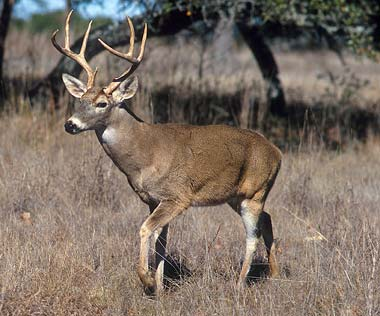
#> input picture DIVP/Images/deer4.jpg, 380 x 316 px, found by its file name
$ python bit_plane_slicing.py
#> lines starting #> are read from the running program, lines starting #| are printed output that depends on the picture; after the words box and inside, x2 and y2 are one past the last pixel; in counts of white or black regions, pixels touching at a corner belong together
import numpy as np
import cv2
# Read the image in greyscale
img = cv2.imread('images/deer4.jpg',0)
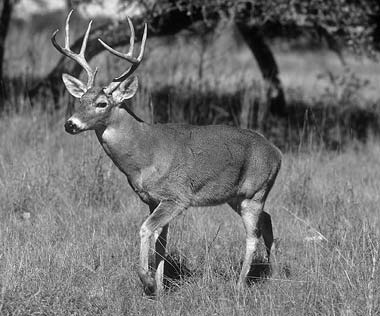
#> img: shape (316, 380); min 0, max 255, mean 113.6

#Iterate over each pixel and change pixel value to binary using np.binary_repr() and store it in a list.
lst = []
for i in range(img.shape[0]):
    for j in range(img.shape[1]):
         lst.append(np.binary_repr(img[i][j] ,width=8)) # width = no. of bits
#> after the loop, lst = 120080 items

# We have a list of strings where each string represents binary pixel value. To extract bit planes we need to iterate over the strings and store the characters corresponding to bit planes into lists.
# Multiply with 2^(n-1) and reshape to reconstruct the bit image.
eight_bit_img = (np.array([int(i[0]) for i in lst],dtype = np.uint8) * 128).reshape(img.shape[0],img.shape[1])
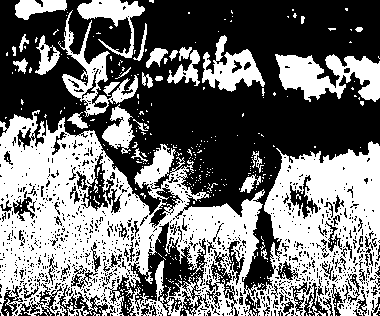
#> eight_bit_img: shape (316, 380); values 0 (black) and 128 (white), 45.4% white; 396 white regions (365 under 20 px), largest, box (x1, y1, x2, y2) and area: (0, 110, 380, 316) 41491, (275, 54, 380, 102) 3011, (58, 10, 138, 117) 1973
seven_bit_img = (np.array([int(i[1]) for i in lst],dtype = np.uint8) * 64).reshape(img.shape[0],img.shape[1])
#> seven_bit_img: shape (316, 380); values 0 (black) and 64 (white), 40.3% white; 1267 white regions (1158 under 20 px), largest, box (x1, y1, x2, y2) and area: (0, 0, 380, 228) 26454, (268, 0, 380, 124) 4498, (108, 215, 210, 316) 2622
six_bit_img = (np.array([int(i[2]) for i in lst],dtype = np.uint8) * 32).reshape(img.shape[0],img.shape[1])
#> six_bit_img: shape (316, 380); values 0 (black) and 32 (white), 45% white; 1164 white regions (1085 under 20 px), largest, box (x1, y1, x2, y2) and area: (0, 0, 380, 316) 45423, (76, 152, 122, 214) 795, (290, 175, 318, 219) 388
five_bit_img = (np.array([int(i[3]) for i in lst],dtype = np.uint8) * 16).reshape(img.shape[0],img.shape[1])
#> five_bit_img: shape (316, 380); values 0 (black) and 16 (white), 48.8% white in thin lines or dots
four_bit_img = (np.array([int(i[4]) for i in lst],dtype = np.uint8) * 8).reshape(img.shape[0],img.shape[1])
#> four_bit_img: shape (316, 380); values 0 (black) and 8 (white), 50.2% white; black in thin lines or dots
three_bit_img = (np.array([int(i[5]) for i in lst],dtype = np.uint8) * 4).reshape(img.shape[0],img.shape[1])
#> three_bit_img: shape (316, 380); values 0 (black) and 4 (white), 49.9% white in thin lines or dots
two_bit_img = (np.array([int(i[6]) for i in lst],dtype = np.uint8) * 2).reshape(img.shape[0],img.shape[1])
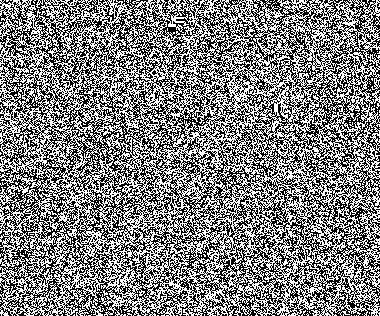
#> two_bit_img: shape (316, 380); values 0 (black) and 2 (white), 50.3% white; black in thin lines or dots
one_bit_img = (np.array([int(i[7]) for i in lst],dtype = np.uint8) * 1).reshape(img.shape[0],img.shape[1])
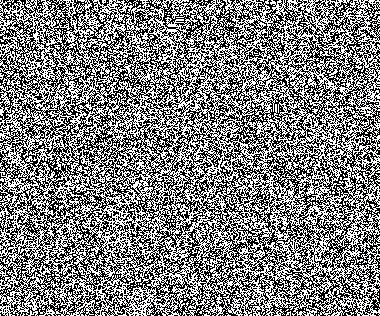
#> one_bit_img: shape (316, 380); values 0 (black) and 1 (white), 50% white in thin lines or dots

#Concatenate these images for ease of display using cv2.hconcat()
finalr = cv2.hconcat([eight_bit_img,seven_bit_img,six_bit_img,five_bit_img])
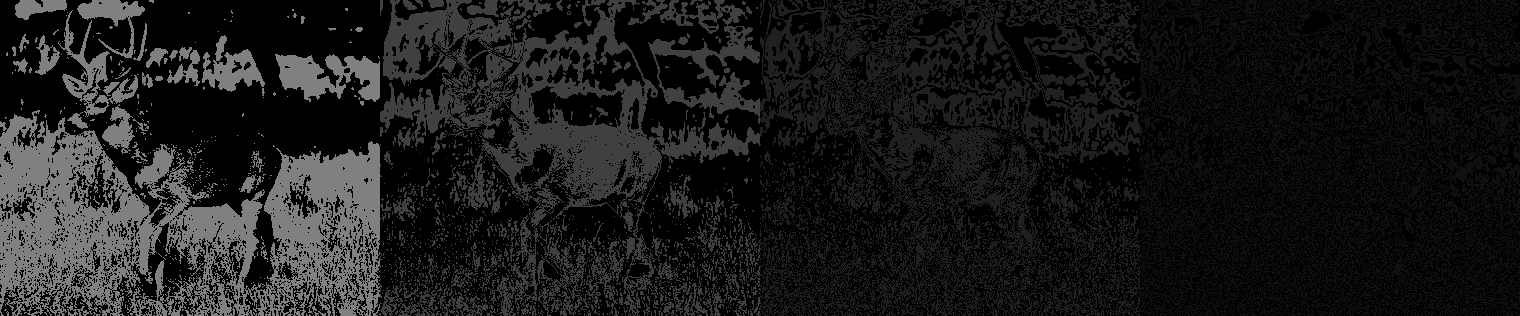
#> finalr: shape (316, 1520); min 0, max 128, mean 26.5
finalv =cv2.hconcat([four_bit_img,three_bit_img,two_bit_img,one_bit_img])
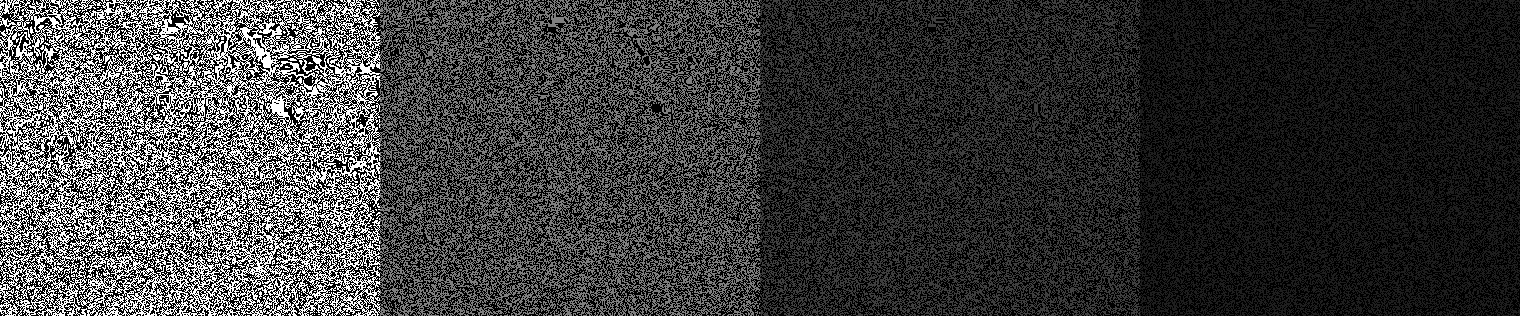
#> finalv: shape (316, 1520); min 0, max 8, mean 1.88; drawn with min black and max white

# Vertically concatenate
final = cv2.vconcat([finalr,finalv])
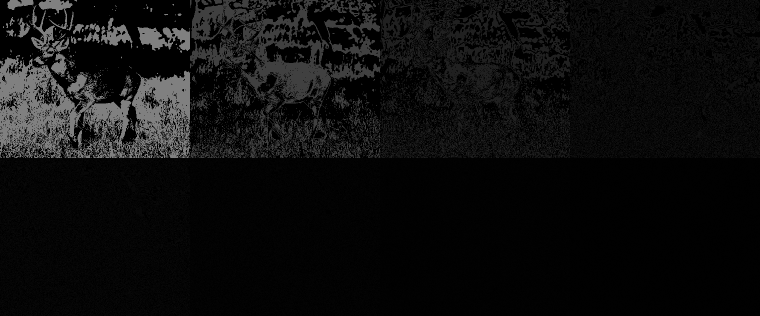
#> final: shape (632, 1520) (shown at 1/2 size); min 0, max 128, mean 14.2

# Display the images
cv2.imshow('a',final)
cv2.waitKey(0)
